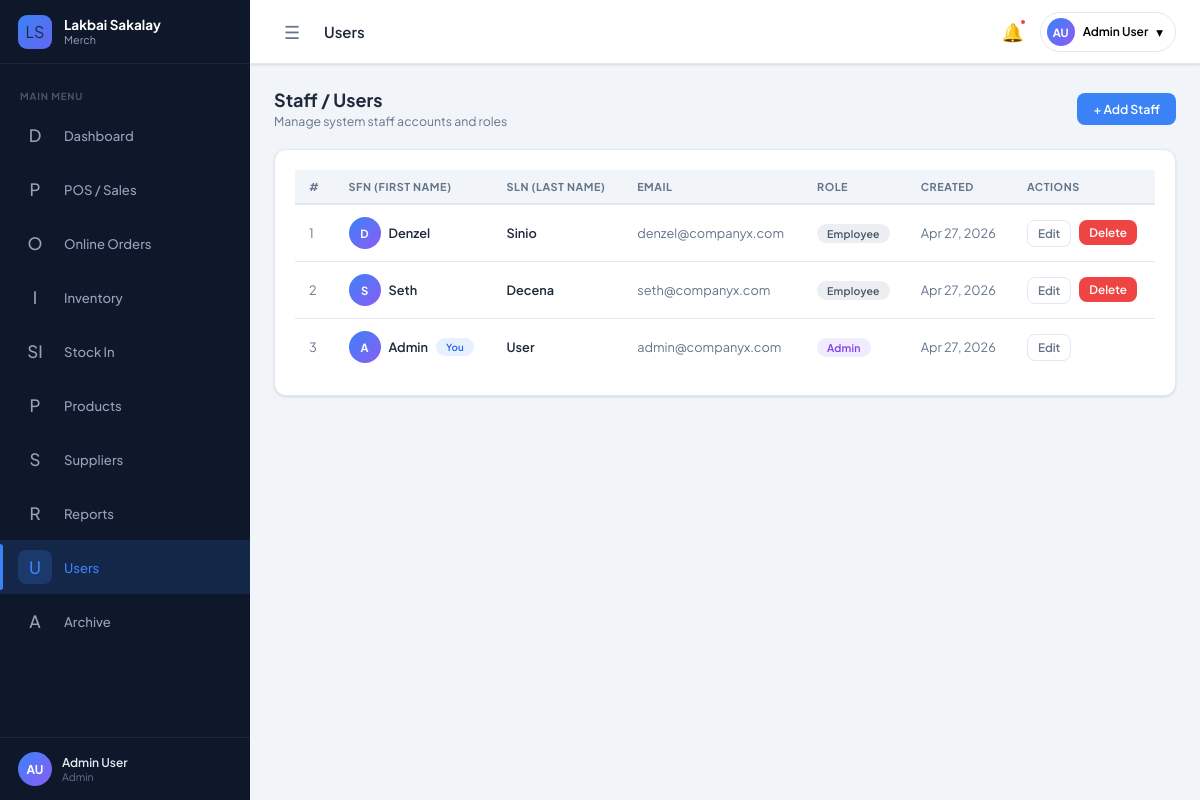
/modules/users/index.php (signed in), run on the app's committed database.
### tables this page shows
CREATE TABLE IF NOT EXISTS staff (
  staff_id    INT UNSIGNED AUTO_INCREMENT PRIMARY KEY,
  SFN         VARCHAR(100)  NOT NULL,
  SLN         VARCHAR(100)  NOT NULL,
  email       VARCHAR(150)  NOT NULL UNIQUE,
  password    VARCHAR(255)  NOT NULL,
  role        ENUM('admin','employee') NOT NULL DEFAULT 'employee',
  created_at  DATETIME      NOT NULL DEFAULT CURRENT_TIMESTAMP
);

### config/database.php (called while the page is built, shortened)
<?php
class Database {
    private static ?PDO $instance = null;
    public static function getInstance(): PDO {
        if (self::$instance === null) {
            $dsn = 'mysql:host=' . DB_HOST . ';dbname=' . DB_NAME . ';charset=utf8mb4';
            $options = [
                PDO::ATTR_ERRMODE            => PDO::ERRMODE_EXCEPTION,
                PDO::ATTR_DEFAULT_FETCH_MODE => PDO::FETCH_ASSOC,
                PDO::ATTR_EMULATE_PREPARES   => false,
            ];
            try {
                self::$instance = new PDO($dsn, DB_USER, DB_PASS, $options);
            } catch (PDOException $e) {
                die(json_encode(['error' => 'Database connection failed: ' . $e->getMessage()]));
            }
        }
        return self::$instance;
    }
}

### classes/User.php (called while the page is built, shortened)
<?php
class User {
    private PDO $db;
    public function __construct() {
        $this->db = Database::getInstance();
    }
    public function getAll(): array {
        return $this->db->query(
            'SELECT staff_id, SFN, SLN, email, role, created_at FROM staff WHERE archived_at IS NULL ORDER BY staff_id DESC'
        )->fetchAll();
    }
}

### config/app.php (called while the page is built, shortened)
<?php
require_once BASE_PATH . '/config/database.php';
require_once BASE_PATH . '/classes/User.php';
function e(mixed $val): string {
    return htmlspecialchars((string)$val, ENT_QUOTES, 'UTF-8');
}

### modules/users/index.php (the view, shortened to what this page needs)
<?php
require_once __DIR__ . '/../../config/app.php';
$userModel = new User();
$users = $userModel->getAll();
require_once __DIR__ . '/../../includes/head.php';
require_once __DIR__ . '/../../includes/sidebar.php';
require_once __DIR__ . '/../../includes/topbar.php';
?>
<div class="page-header">
  <div><h1>Staff / Users</h1><p>Manage system staff accounts and roles</p></div>
  <button class="btn btn-primary" onclick="openModal('addUserModal')">+ Add Staff</button>
</div>
<div class="card">
  <div class="table-wrapper">
    <table>
      <thead>
        <tr>
          <th>#</th>
          <th>SFN (First Name)</th>
          <th>SLN (Last Name)</th>
          <th>Email</th>
          <th>Role</th>
          <th>Created</th>
          <th>Actions</th>
        </tr>
      </thead>
      <tbody>
        <?php foreach ($users as $i => $u): ?>
          <tr>
            <td class="text-muted"><?= $i + 1 ?></td>
            <td>
              <div class="d-flex align-center gap-8">
                <div style="width:32px;height:32px;border-radius:50%;background:linear-gradient(135deg,#3b82f6,#8b5cf6);display:grid;place-items:center;font-size:.75rem;font-weight:700;color:#fff;flex-shrink:0;">
                  <?= strtoupper(substr($u['SFN'], 0, 1)) ?>
                </div>
                <span style="font-weight:600"><?= e($u['SFN']) ?></span>
                <?php if ($u['staff_id'] === (int)$_SESSION['user_id']): ?>
                  <span class="badge badge-blue" style="font-size:.65rem">You</span>
                <?php endif; ?>
              </div>
            </td>
            <td style="font-weight:600"><?= e($u['SLN']) ?></td>
            <td class="text-muted"><?= e($u['email']) ?></td>
            <td>
              <span class="badge <?= $u['role'] === 'admin' ? 'badge-purple' : 'badge-gray' ?>">
                <?= ucfirst($u['role']) ?>
              </span>
            </td>
            <td class="text-muted"><?= date('M d, Y', strtotime($u['created_at'])) ?></td>
            <td>
              <div class="d-flex gap-8">
                <button class="btn btn-ghost btn-sm"
                  onclick="openEditUser(<?= htmlspecialchars(json_encode([
                    'id'    => $u['staff_id'],
                    'SFN'   => $u['SFN'],
                    'SLN'   => $u['SLN'],
                    'email' => $u['email'],
                    'role'  => $u['role'],
                  ]), ENT_QUOTES) ?>)">
                  Edit
                </button>
                <?php if ($u['staff_id'] !== (int)$_SESSION['user_id']): ?>
                  <form method="POST" onsubmit="event.preventDefault();confirmDelete(this)">
                    <button class="btn btn-danger btn-sm" type="submit">Delete</button>
                  </form>
                <?php endif; ?>
              </div>
            </td>
          </tr>
        <?php endforeach; ?>
      </tbody>
    </table>
  </div>
</div>
<?php require_once __DIR__ . '/../../includes/footer.php'; ?>

### assets/css/main.css (style rules this page uses)
*, *::before, *::after { box-sizing: border-box; margin: 0; padding: 0; }
:root { --sidebar-w: 250px; --sidebar-collapsed: 68px; --topbar-h: 64px; --clr-sidebar: #0f172a; --clr-sidebar-hover: #1e293b; --clr-sidebar-active: #1d4ed8; --clr-accent: #3b82f6; --clr-accent2: #6366f1; --clr-danger: #ef4444; --clr-success: #22c55e; --clr-warning: #f59e0b; --clr-info: #06b6d4; --clr-bg: #f1f5f9; --clr-white: #ffffff; --clr-text: #1e293b; --clr-text-muted:#64748b; --clr-border: #e2e8f0; --shadow-sm: 0 1px 3px rgba(0,0,0,.08), 0 1px 2px rgba(0,0,0,.05); --shadow-md: 0 4px 16px rgba(0,0,0,.08); --shadow-lg: 0 10px 40px rgba(0,0,0,.12); --radius: 12px; --radius-sm: 8px; --font: 'Plus Jakarta Sans', sans-serif; --font-mono: 'JetBrains Mono', monospace; --transition: 0.2s ease; }
html { font-size: 15px; }
body { font-family: var(--font); background: var(--clr-bg); color: var(--clr-text); min-height: 100vh; display: flex; }
button, input, select, textarea { font-family: inherit; }
.card { background: var(--clr-white); border-radius: var(--radius); box-shadow: var(--shadow-sm); border: 1px solid var(--clr-border); padding: 20px; }
.table-wrapper { overflow-x: auto; }
table { width: 100%; border-collapse: collapse; font-size: .85rem; }
thead th { text-align: left; padding: 10px 14px; font-size: .72rem; font-weight: 700; letter-spacing: .05em; text-transform: uppercase; color: var(--clr-text-muted); border-bottom: 2px solid var(--clr-border); background: var(--clr-bg); white-space: nowrap; }
tbody td { padding: 12px 14px; border-bottom: 1px solid var(--clr-border); color: var(--clr-text); vertical-align: middle; }
tbody tr:last-child td { border-bottom: none; }
.badge { display: inline-block; padding: 3px 10px; border-radius: 50px; font-size: .7rem; font-weight: 600; letter-spacing: .02em; }
.badge-blue { background: rgba(59,130,246,.12); color: #2563eb; }
.badge-purple { background: rgba(139,92,246,.12); color: #7c3aed; }
.badge-gray { background: rgba(100,116,139,.12);color: #475569; }
.btn { display: inline-flex; align-items: center; gap: 6px; padding: 8px 16px; border-radius: var(--radius-sm); font-size: .82rem; font-weight: 600; border: none; cursor: pointer; transition: all var(--transition); font-family: inherit; white-space: nowrap; }
.btn-primary { background: var(--clr-accent); color: #fff; }
.btn-danger { background: var(--clr-danger); color: #fff; }
.btn-ghost { background: transparent; color: var(--clr-text-muted); border: 1px solid var(--clr-border); }
.btn-sm { padding: 5px 10px; font-size: .78rem; }
.page-header { display: flex; align-items: center; justify-content: space-between; margin-bottom: 20px; }
.page-header h1 { font-size: 1.2rem; font-weight: 700; }
.page-header p { font-size: .82rem; color: var(--clr-text-muted); margin-top: 2px; }
.text-muted { color: var(--clr-text-muted); }
.d-flex { display: flex; }
.align-center { align-items: center; }
.gap-8 { gap: 8px; }

### data on the page
staff: SFN "D", SFN "Denzel", SLN "Sinio", email "denzel@companyx.com", role "Employee", created_at "Apr 27, 2026"
staff: SFN "S", SFN "Seth", SLN "Decena", email "seth@companyx.com", role "Employee", created_at "Apr 27, 2026"
staff: SFN "A", SFN "Admin", shows "You", SLN "User", email "admin@companyx.com", role "Admin", created_at "Apr 27, 2026"

### other printed values
$item['icon'] "D"
$item['label'] "Dashboard"
$item['icon'] "P"
$item['label'] "POS / Sales"
$item['icon'] "O"
$item['label'] "Online Orders"
$item['icon'] "I"
$item['label'] "Inventory"
$item['icon'] "SI"
$item['label'] "Stock In"
$item['label'] "Products"
$item['icon'] "S"
$item['label'] "Suppliers"
$item['icon'] "R"
$item['label'] "Reports"
